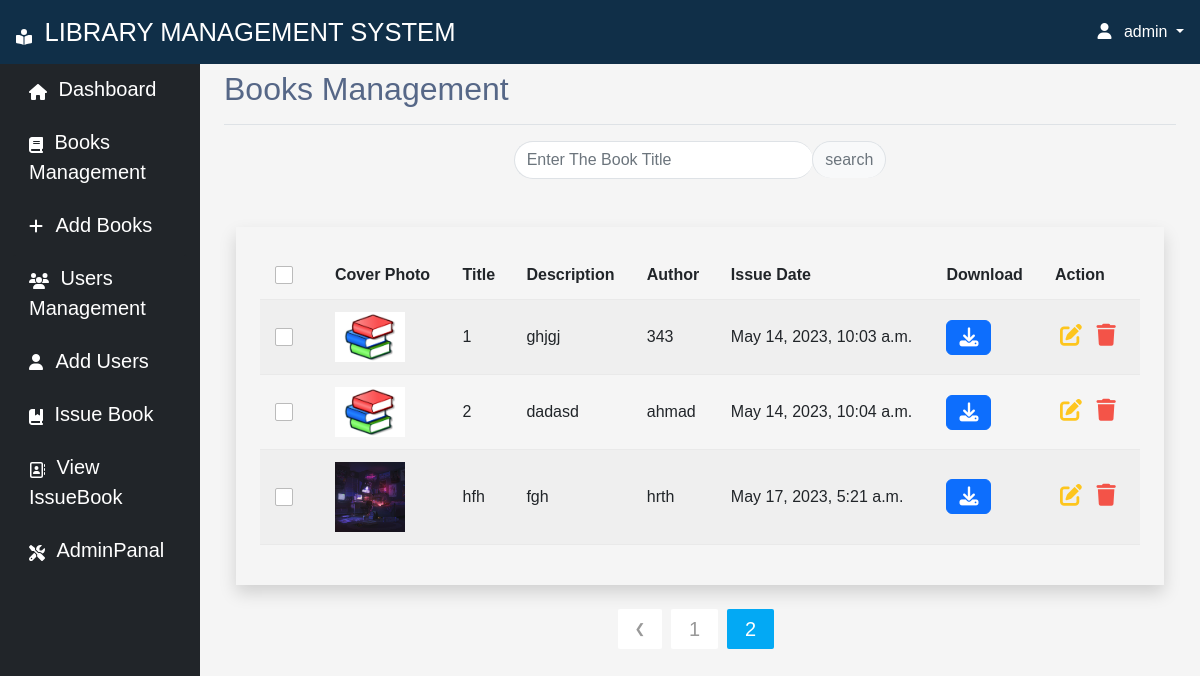
The app's page /books-management/?page=2 (signed in), older data.
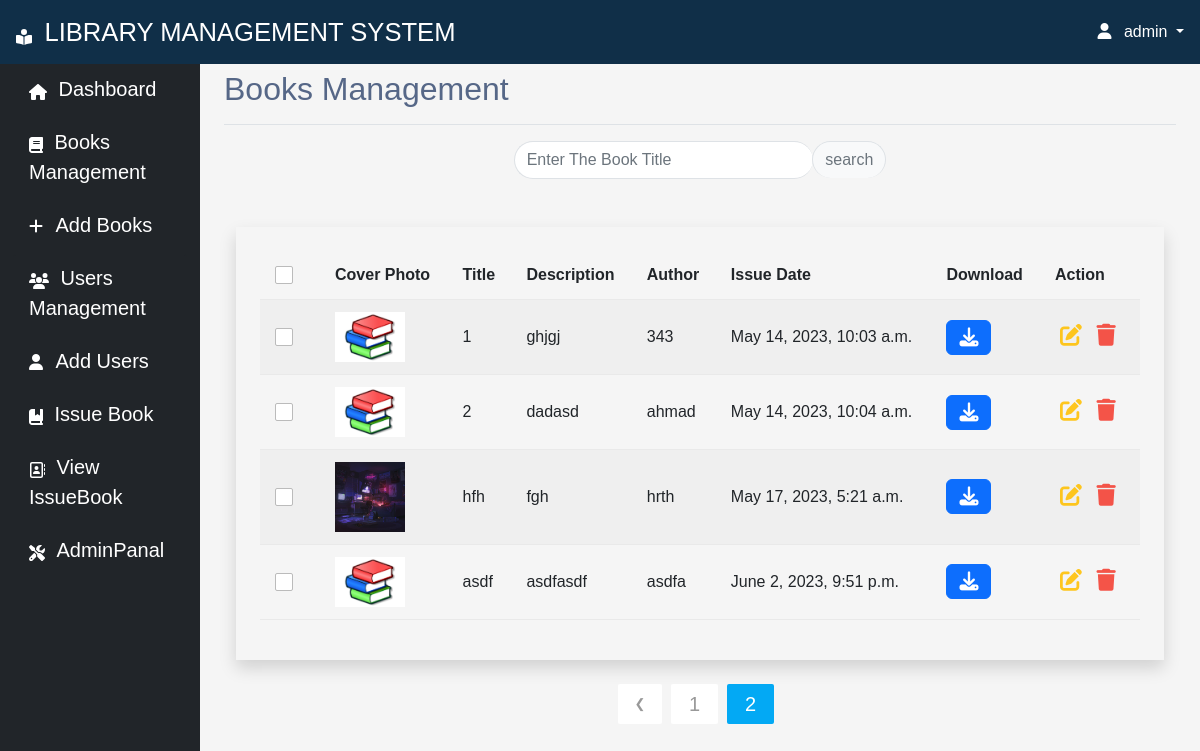
The same page, newer data.
### myapp/models.py (models this page shows, shortened)
class Books(models.Model):
    title = models.CharField(max_length=20)
    description = models.TextField(max_length=100)
    price = models.IntegerField(default=0, null=True, blank=True)
    author = models.CharField(max_length=20, null=True, blank=True)
    cover_photo = models.ImageField(
        upload_to='images/', null=True, blank=True,  default='images/default.jpg')
    issue_date = models.DateTimeField(auto_now_add=True)
    book_file = models.FileField(
        upload_to='files/', null=False, default="")
    class Meta:
        ordering = ['issue_date']

### myapp/decorators.py (the view)
        def wrapper_func(request, *args, **kwargs):
            group = None
            if request.user.groups.exists():
                group = request.user.groups.all()[0].name
            if group in allowed_roles:
                return view_func(request, *args, **kwargs)
            else:
                return HttpResponse('Your are not authorized to view this page!')

### myapp/utils.py (called while the page is built)
def paginateBooks(request, book, results):
    page = request.GET.get('page')
    paginator = Paginator(book, results)
    try:
        book = paginator.page(page)
    except PageNotAnInteger:
        page = 1
        book = paginator.page(page)
    except EmptyPage:
        page = paginator.num_pages
        book = paginator.page(page)
    leftIndex = (int(page) - 4)
    if leftIndex < 1:
        leftIndex = 1
    rightIndex = (int(page) + 5)
    if rightIndex > paginator.num_pages:
        rightIndex = paginator.num_pages + 1
    custom_range = range(leftIndex, rightIndex)
    return custom_range, book

def searchbooks(request):
    search_book = ''
    if request.GET.get('search_book'):
        search_book = request.GET.get('search_book')
    book = Books.objects.filter(Q(title__icontains=search_book) | Q(
        description__icontains=search_book))
    return book, search_book

### myapp/templates/book_list.html (shortened to what this page needs)
{% extends 'main.html' %}
{% block title %}Books Management{% endblock title %}
{% block content %}
<div class="row">
	<div class="col-md-5 mx-auto mb-5">
	  <form id="searchForm" action="{% url 'books-management' %}" method="GET">
		<div class="input-group">
		  <input
			class="form-control border-end-0 border rounded-pill"
			type="search"
			placeholder="Enter The Book Title"
			id="example-search-input"
			name="search_book"
			value="{{search_book}}"
		  />
		  <span class="input-group-append">
			<input
			  class="btn btn-outline-secondary bg-light border-bottom-0 border rounded-pill ms-n5"
			  type="submit"
			  value="search"
			/>
		  </span>
		</div>
	  </form>
	</div>
  </div>
<div class="p-4 shadow">
	<table class="table table-striped table-hover">
		<thead>
			<tr>
				<th>
					<span class="custom-checkbox">
						<label for="selectAll"></label>
					</span>
				</th>
				<th>Cover Photo</th>
				<th>Title</th>
				<th>Description</th>
				<th>Author</th>
				<th>Issue Date</th>
				<th>Download</th>
				<th>Action</th>
			</tr>
		</thead>
		<tbody>
			{% for book in books %}
			<tr>
				<td>
					<span class="custom-checkbox">
						<label for="checkbox1"></label>
					</span>
				</td>
				<td>
					{% if book.cover_photo %}
						<img src="{{ book.cover_photo.url }}" style="width:70px;">
					{% endif %}
				</td>
				<td>{{book.title}}</td>
				<td>{{book.description}}</td>
				<td>{{book.author}}</td>
				<td>{{book.issue_date}}</td>
				<td>
					{% if book.book_file != null and book.book_file != "" %}
						<a href="{{ book.book_file.url }}" class="btn btn-primary text-white btn-xs">
							<i class="fa-solid fa-download"></i>
						</a>
					{% endif %}
				</td>
				<td>
					<a href="{% url 'update-book' book.id %}" class="edit" data-toggle="modal"><i class="fa-solid fa-pen-to-square"></i></a>
					<a href="{% url 'delete-book' book.id %}" class="delete" data-toggle="modal"><i class="fa-solid fa-trash"></i></a>
				</td>
			</tr>
				{% endfor %}
		</tbody>
	</table>
</div>
<br>
	{% include 'pagination.html' with queryset=books custom_range=custom_range %}
{% endblock %}

Row changes from the older to the newer data that the page shows:
added Books: cover_photo (placeholder picture), title "asdf", description "asdfasdf", author "asdfa", issue_date "June 2, 2023, 9:51 p.m."
